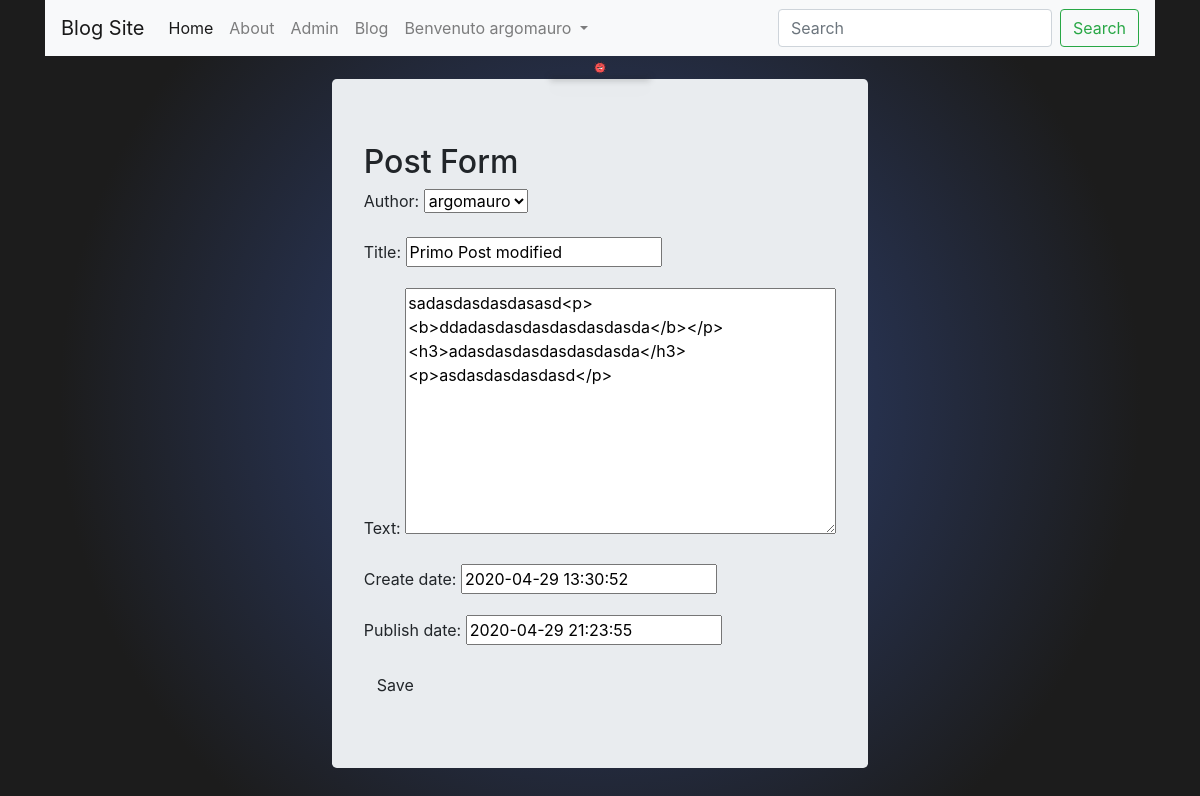
The page /blog/post/1/edit (signed in) on the database its author committed.
### blog_app/models.py (models this page shows, shortened)
class Post(models.Model):
    author = models.ForeignKey('auth.User', on_delete=models.DO_NOTHING)
    title = models.CharField(max_length=200)
    text = models.TextField()
    create_date = models.DateTimeField(default=timezone.now)
    publish_date = models.DateTimeField(blank=True, null=True)
    tags = TaggableManager()

### blog_app/views.py (the view)
# urls.py: path('post/<int:pk>/edit',views.PostUpdateView.as_view(),name='post_edit'),
class PostUpdateView(LoginRequiredMixin,UpdateView):
    redirect_field_name='post_form.html'
    model = Post
    fields = '__all__'

### blog_app/templates/blog_app/post_form.html (shortened to what this page needs)
{% extends 'blog_app/base.html' %} {% block title%} Post Form {% endblock%} {% block bodyblock%}
<div class='jumbotron'>
    <h2>Post Form</h2>
    <form method="POST" class="post-form">
        {% csrf_token %} {{form.as_p}}
        <button type="submit" class="save btn btn-default">Save</button>
    </form>
</div>{%endblock%}

### blog_app/templates/blog_app/base.html (shortened to what this page needs)
{% load blog_tags %} {% load static %}
<!DOCTYPE html>
<html class="no-js">
<head>
    <link rel="stylesheet" href="">
    <link rel="stylesheet" href="https://stackpath.bootstrapcdn.com/bootstrap/4.4.1/css/bootstrap.min.css">
    <link rel="stylesheet" href="//cdn.jsdelivr.net/npm/medium-editor@latest/dist/css/medium-editor.min.css" type="text/css" media="screen" charset="utf-8">
    <link rel="stylesheet" href="{% static 'css/blog.css'%}">
    <link rel="stylesheet" href="{% static 'css/dashboard.css'%}">
</head>
<body>
    <div class="container">
        <nav class="navbar navbar-expand-lg navbar-light bg-light">
            <a class="navbar-brand" href="{% url 'dashboard'%}">Blog Site</a>
            <div class="collapse navbar-collapse" id="navbarNavDropdown">
                <ul class="navbar-nav mr-auto">
                    <li class="nav-item active">
                        <a class="nav-link" href="{% url 'dashboard'%}">Home</a>
                    </li>
                    <li class="nav-item">
                        <a class="nav-link" href="{% url 'blog_app:about' %} ">About</a>
                    </li>
                    <li class="nav-item">
                        <a class="nav-link" href="{% url 'admin:index' %} ">Admin</a>
                    </li>
                    <li class="nav-item">
                        <a class="nav-link" href="{% url 'blog_app:post_list' %} ">Blog</a>
                    </li>
                    {% if user.is_authenticated %}
                    <li class="nav-item dropdown">
                        <a class="nav-link dropdown-toggle" href="#" id="navbarDropdownMenuLink" data-toggle="dropdown" aria-haspopup="true" aria-expanded="false">
                            Benvenuto {{user.username}}
                        </a>
                    </li>
                    {% else %}
                    <li class="nav-item ">
                        <a class="nav-link " href="{% url 'blog_app:login' %} ">Login</a>
                    </li>
                    {% endif %}
                </ul>
                <form class="form-inline my-2 my-lg-0 ">
                    <input class="form-control mr-sm-2 " type="search " placeholder="Search " aria-label="Search ">
                    <button class="btn btn-outline-success my-2 my-sm-0 " type="submit ">Search</button>
                </form>
            </div>
        </nav>
    </div>
     {% block bodyblock %} {% endblock bodyblock %}
</body>
</html>

### blog_app/static/css/dashboard.css (style rules this page uses)
html, body { margin: 0px; padding: 0px; width: 100vw; height: 100vh; }
body { display: flex; flex-direction: column; justify-content: center; align-items: center; background: #080e1e; background: radial-gradient(circle, rgb(65, 102, 202) -60%, rgba(0, 0, 0, 0.8901960784313725) 75%); background: -webkit-radial-gradient(circle, rgb(65, 102, 202) -60%, rgba(0, 0, 0, 0.8901960784313725) 75%); background: -moz-radial-gradient(circle, rgb(65, 102, 202) -60%, rgba(0, 0, 0, 0.8901960784313725) 75%); background: -o-radial-gradient(circle, rgb(65, 102, 202) -60%, rgba(0, 0, 0, 0.8901960784313725) 75%); }

### rows shown on the page
Post: author "argomauro", title "Primo Post modified", text "sadasdasdasdasasd<p><b>ddadasdasdasdasdasdasda</b></p><h3>adasdasdasdasdasdasda</h3><p>asdasdasdasdasd</p>", create_date "2020-04-29 13:30:52", publish_date "2020-04-29 21:23:55"

### other values the page prints
{{ user.username }} "argomauro"
